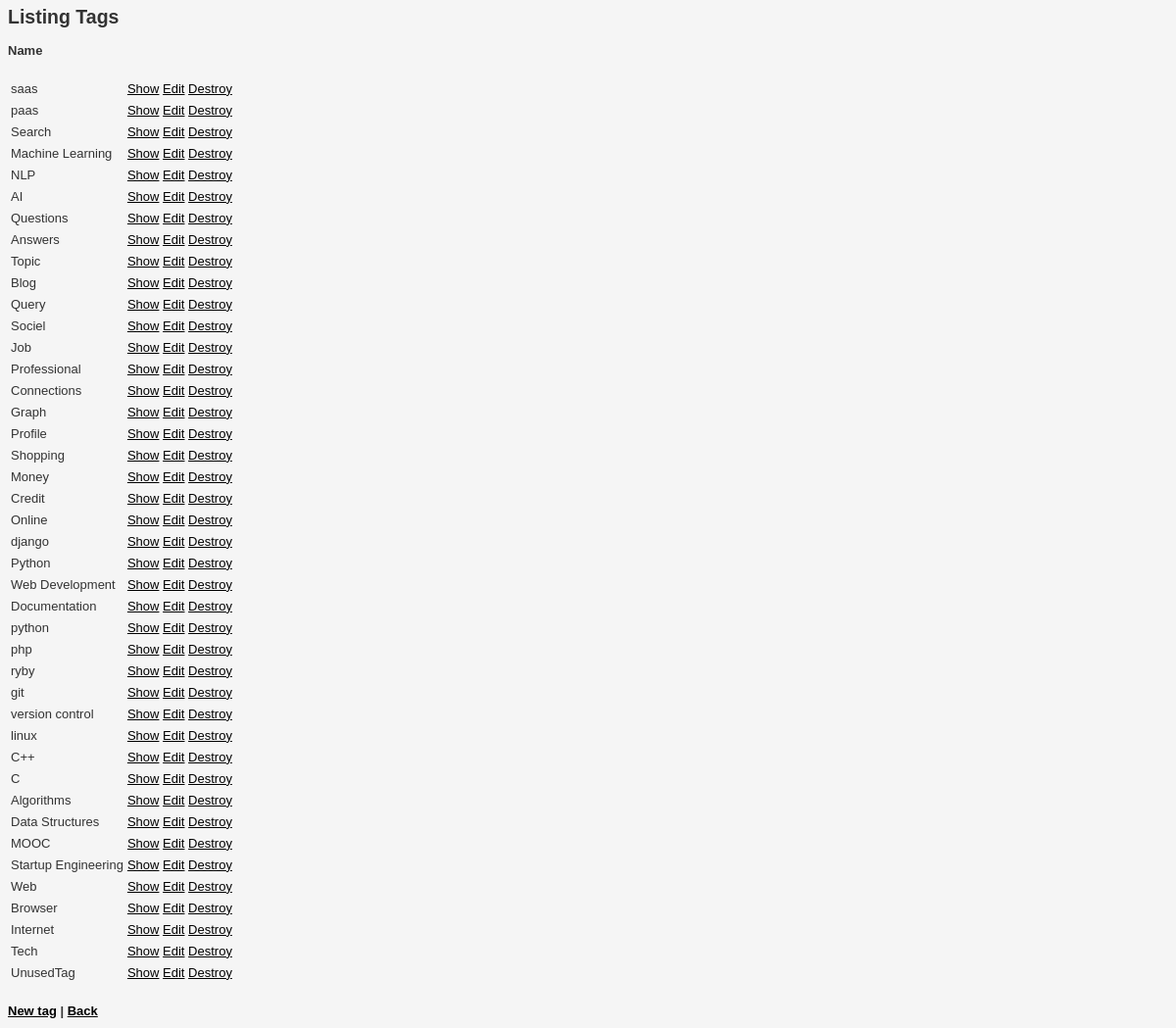
The app's page /tags/ with its own data.
### bookmark/models.py (models this page shows, shortened)
@python_2_unicode_compatible
class t_tag(models.Model):
	TagID = models.AutoField(primary_key=True)
	Tag = models.CharField(max_length=100)

### bookmark/views.py (the view)
# urls.py: url(r'^tags/$', views.showTags, name='showTags'),
def showTags(request):
	tag_list =  t_tag.objects.all()
	context = {
	'tag_list': tag_list,
	}
	return render(request,'bookmark/tags.html', context)

### bookmark/templates/bookmark/tags.html (shortened to what this page needs)
{% load staticfiles %}
<link rel="stylesheet" type="text/css" href="{% static 'bookmark/style.css' %}" />
<body>
<h2>Listing Tags</h2>
<h4>Name</h4>
<div id="tags">
<table>
{% if tag_list %}
    {% for tagRow in tag_list %}
        <tr><td>{{ tagRow.Tag }}</td><td> <a href="/tags/{{tagRow.TagID}}">Show</a> <a href="/tags/{{tagRow.TagID}}/edit">Edit</a> <a href="/tags/{{tagRow.TagID}}" class="destroyTag" value="{{tagRow.TagID}}">Destroy</a></td> </tr>
    {% endfor %}
{% else %}
    <p>No tags are available.</p>
{% endif %}
</table>
</div>
<br/>
<b><a href="/tags/new/">New tag</a> | <a href="../">Back</a></b><br/>
</body>

### bookmark/static/bookmark/style.css (style rules this page uses)
body { background-color: #fff; color: #333; font-family: verdana, arial, helvetica, sans-serif; font-size: 13px; line-height: 18px }
p, ol, ul, td { font-family: verdana, arial, helvetica, sans-serif; font-size: 13px; line-height: 18px }
a { color: #000 }
body { background: #f5f5f5; }

### records on screen
t_tag: Tag "saas", {{ tagRow.TagID }} 34 (drawn)
t_tag: Tag "paas", {{ tagRow.TagID }} 35 (drawn)
t_tag: Tag "Search", {{ tagRow.TagID }} 36 (drawn)
t_tag: Tag "Machine Learning", {{ tagRow.TagID }} 37 (drawn)
t_tag: Tag "NLP", {{ tagRow.TagID }} 38 (drawn)
t_tag: Tag "AI", {{ tagRow.TagID }} 39 (drawn)
t_tag: Tag "Questions", {{ tagRow.TagID }} 40 (drawn)
t_tag: Tag "Answers", {{ tagRow.TagID }} 41 (drawn)
t_tag: Tag "Topic", {{ tagRow.TagID }} 42 (drawn)
t_tag: Tag "Blog", {{ tagRow.TagID }} 43 (drawn)
t_tag: Tag "Query", {{ tagRow.TagID }} 44 (drawn)
t_tag: Tag "Sociel", {{ tagRow.TagID }} 45 (drawn)
t_tag: Tag "Job", {{ tagRow.TagID }} 46 (drawn)
t_tag: Tag "Professional", {{ tagRow.TagID }} 47 (drawn)
t_tag: Tag "Connections", {{ tagRow.TagID }} 48 (drawn)
t_tag: Tag "Graph", {{ tagRow.TagID }} 49 (drawn)
t_tag: Tag "Profile", {{ tagRow.TagID }} 50 (drawn)
t_tag: Tag "Shopping", {{ tagRow.TagID }} 51 (drawn)
t_tag: Tag "Money", {{ tagRow.TagID }} 52 (drawn)
t_tag: Tag "Credit", {{ tagRow.TagID }} 53 (drawn)
t_tag: Tag "Online", {{ tagRow.TagID }} 54 (drawn)
t_tag: Tag "django", {{ tagRow.TagID }} 55 (drawn)
t_tag: Tag "Python", {{ tagRow.TagID }} 56 (drawn)
t_tag: Tag "Web Development", {{ tagRow.TagID }} 57 (drawn)
t_tag: Tag "Documentation", {{ tagRow.TagID }} 58 (drawn)
t_tag: Tag "python", {{ tagRow.TagID }} 59 (drawn)
t_tag: Tag "php", {{ tagRow.TagID }} 60 (drawn)
t_tag: Tag "ryby", {{ tagRow.TagID }} 61 (drawn)
t_tag: Tag "git", {{ tagRow.TagID }} 62 (drawn)
t_tag: Tag "version control", {{ tagRow.TagID }} 63 (drawn)
t_tag: Tag "linux", {{ tagRow.TagID }} 64 (drawn)
t_tag: Tag "C++", {{ tagRow.TagID }} 65 (drawn)
t_tag: Tag "C", {{ tagRow.TagID }} 66 (drawn)
t_tag: Tag "Algorithms", {{ tagRow.TagID }} 67 (drawn)
t_tag: Tag "Data Structures", {{ tagRow.TagID }} 68 (drawn)
t_tag: Tag "MOOC", {{ tagRow.TagID }} 69 (drawn)
t_tag: Tag "Startup Engineering", {{ tagRow.TagID }} 70 (drawn)
t_tag: Tag "Web", {{ tagRow.TagID }} 71 (drawn)
t_tag: Tag "Browser", {{ tagRow.TagID }} 72 (drawn)
t_tag: Tag "Internet", {{ tagRow.TagID }} 73 (drawn)
t_tag: Tag "Tech", {{ tagRow.TagID }} 74 (drawn)
t_tag: Tag "UnusedTag", {{ tagRow.TagID }} 75 (drawn)
